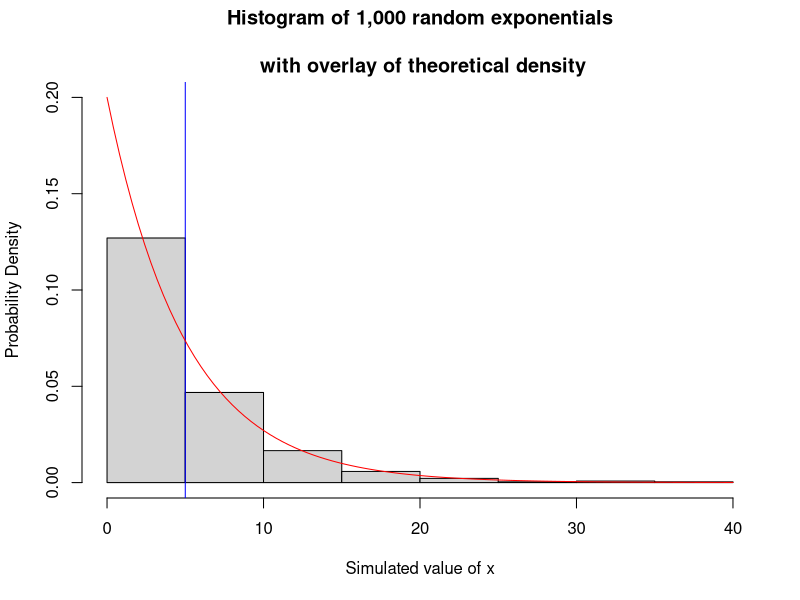
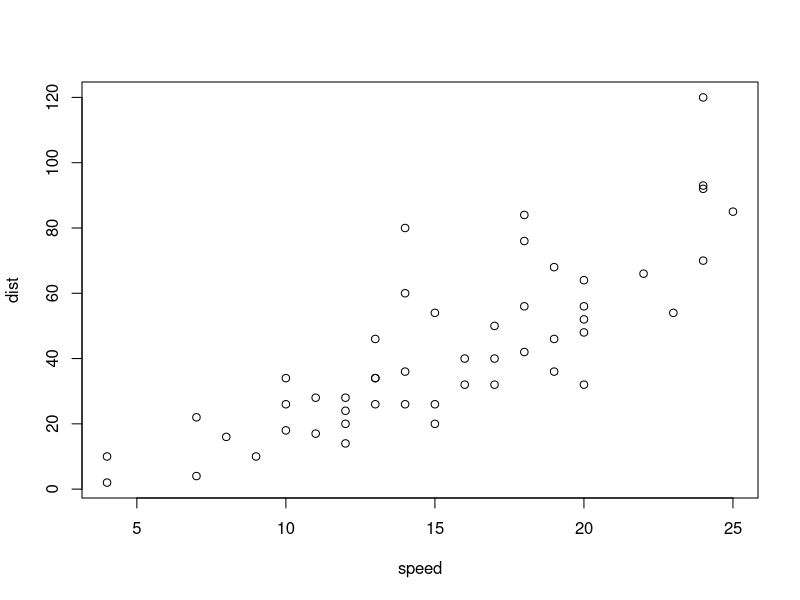

These figures' R source, in order:
## ---- chunk 1
# set the random number seed so the results are reproducible.
set.seed(1234)
# Simulate 1000 random exponentials
x <- rexp(1000, rate = 0.2)

# Make the Y-axis start at zero and go to the maximum value 
# in the range() function.
ylim <- range(0, .20)

# Plot the empirical results of the simulation
# Use density instead of frequency,
# so the theoretical curve will fit.
hist(x, freq = F, ylim = ylim,
     main = "Histogram of 1,000 random exponentials
             \n with overlay of theoretical density",
     xlab = "Simulated value of x",
     ylab = "Probability Density"
     )

# Overlay a plot a theoretical exponential density curve
abline(v = 5, col="Blue")
curve(dexp(x, rate = 0.2), add=T, col="Red")
## ---- chunk 2
mean(x)

## ---- chunk 3
sd(x)       # standard deviation
(sd(x))^2   # standard deviaiton squared 
var(x)      # variance
## ---- chunk 4
summary(cars)
## ---- chunk 5
plot(cars)
